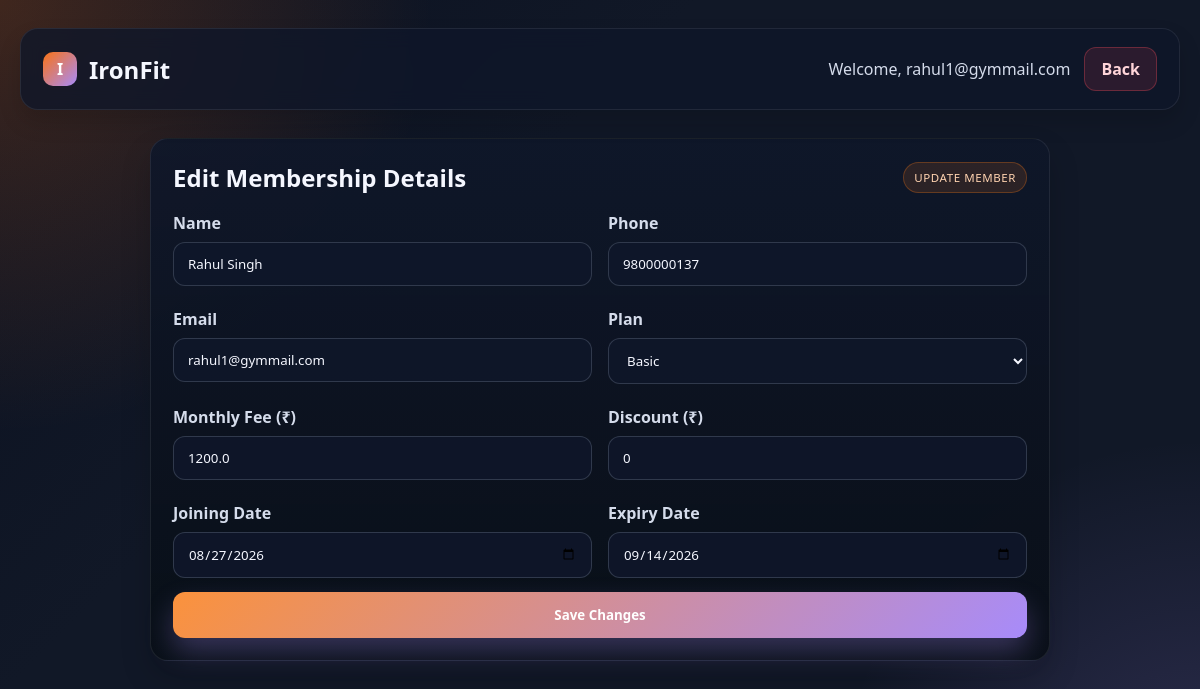
/edit_member/53 (signed in), run on the app's committed database.
### tables this page shows
CREATE TABLE members (
                id INTEGER PRIMARY KEY AUTOINCREMENT,
                name TEXT NOT NULL,
                phone TEXT,
                email TEXT,
                plan TEXT NOT NULL,
                fee REAL NOT NULL,
                joining_date TEXT NOT NULL,
                expiry_date TEXT NOT NULL
            , discount REAL DEFAULT 0);

### app.py (the view, shortened to what this page needs)
@app.route("/edit_member/<int:member_id>", methods=["GET", "POST"])
def edit_member(member_id):
    if not session.get("logged_in"):
        return redirect(url_for("login"))
    with get_db_connection() as conn:
        member = conn.execute("SELECT * FROM members WHERE id = ?", (member_id,)).fetchone()
    if member is None:
        flash("Member not found.", "danger")
        return redirect(url_for("dashboard"))
    return render_template("edit_member.html", member=dict(member), username=session.get("username", "Admin"))

### app.py (called while the page is built)
def get_db_connection():
    conn = sqlite3.connect(DB_NAME)
    conn.row_factory = sqlite3.Row
    return conn

### templates/edit_member.html (shortened to what this page needs)
<!DOCTYPE html>
<html lang="en">
  <head>
    <link rel="stylesheet" href="{{ url_for('static', filename='style.css') }}" />
  </head>
  <body class="dashboard-page">
    <nav class="topbar">
      <div class="brand-mini">
        <span class="brand-mark">I</span>
        <h2>IronFit</h2>
      </div>
      <div class="nav-right">
        <span>Welcome, {{ username }}</span>
        <a href="{{ url_for('dashboard') }}" class="logout-btn">Back</a>
      </div>
    </nav>
    <div class="container">
      <div class="panel form-panel" style="max-width: 900px; margin: 0 auto;">
        <div class="panel-head">
          <h3>Edit Membership Details</h3>
          <span class="chip">Update Member</span>
        </div>
        <form method="POST" action="{{ url_for('edit_member', member_id=member['id']) }}">
          <div class="form-grid">
            <div>
              <label>Name</label>
              <input type="text" name="name" value="{{ member['name'] }}" required />
            </div>
            <div>
              <label>Phone</label>
              <input type="text" name="phone" value="{{ member['phone'] or '' }}" />
            </div>
            <div>
              <label>Email</label>
              <input type="email" name="email" value="{{ member['email'] or '' }}" />
            </div>
            <div>
              <label>Plan</label>
              <select name="plan" required>
                <option value="Basic" {% if member['plan'] == 'Basic' %}selected{% endif %}>Basic</option>
              </select>
            </div>
            <div>
              <label>Monthly Fee (₹)</label>
              <input type="number" name="fee" min="0" step="0.01" value="{{ member['fee'] }}" required />
            </div>
            <div>
              <label>Discount (₹)</label>
              <input type="number" name="discount" min="0" step="0.01" value="{{ member['discount'] or 0 }}" />
            </div>
            <div>
              <label>Joining Date</label>
              <input type="date" name="joining_date" value="{{ member['joining_date'] }}" required />
            </div>
            <div>
              <label>Expiry Date</label>
              <input type="date" name="expiry_date" value="{{ member['expiry_date'] }}" required />
            </div>
          </div>
          <button type="submit" class="submit-btn">Save Changes</button>
        </form>
      </div>
    </div>
  </body>
</html>

### static/style.css (style rules this page uses)
:root { --bg-main: #0d1117; --bg-panel: rgba(18, 24, 33, 0.9); --bg-soft: rgba(30, 41, 59, 0.9); --card-border: rgba(255, 255, 255, 0.08); --text-main: #f5f7ff; --text-soft: #d5dceb; --primary: #f97316; --secondary: #fb923c; --accent: #facc15; --red: #ef4444; --blue: #38bdf8; --green: #22c55e; --purple: #a78bfa; --shadow: rgba(0, 0, 0, 0.32); }
* { margin: 0; padding: 0; box-sizing: border-box; font-family: "Segoe UI", Tahoma, Geneva, Verdana, sans-serif; }
body { background: radial-gradient(circle at top left, rgba(249, 115, 22, 0.22), transparent 30%), radial-gradient(circle at bottom right, rgba(167, 139, 250, 0.18), transparent 25%), linear-gradient(135deg, #0b1120, #111827 35%, #111827 100%); min-height: 100vh; color: var(--text-main); }
.login-form input, .form-grid input, .form-grid select { width: 100%; padding: 12px 14px; border-radius: 12px; border: 1px solid rgba(148, 163, 184, 0.25); background: rgba(15, 23, 42, 0.95); color: var(--text-main); outline: none; transition: border-color 0.2s ease, box-shadow 0.2s ease; }
.login-form button, .submit-btn, .logout-btn, .delete-btn { border: none; border-radius: 12px; cursor: pointer; font-weight: 700; transition: transform 0.2s ease, opacity 0.2s ease; }
.login-form button, .submit-btn { width: 100%; background: linear-gradient(135deg, var(--secondary), var(--purple)); color: white; padding: 14px 16px; margin-top: 8px; box-shadow: 0 14px 28px rgba(168, 139, 250, 0.28); }
.dashboard-page { padding: 28px 20px 40px; }
.topbar { max-width: 1240px; margin: 0 auto 28px; padding: 18px 22px; border-radius: 18px; background: rgba(15, 23, 42, 0.78); border: 1px solid var(--card-border); display: flex; justify-content: space-between; align-items: center; box-shadow: 0 12px 22px rgba(0, 0, 0, 0.15); backdrop-filter: blur(10px); }
.brand-mini { display: flex; align-items: center; gap: 12px; }
.brand-mark { display: inline-flex; align-items: center; justify-content: center; width: 34px; height: 34px; border-radius: 10px; background: linear-gradient(135deg, var(--primary), var(--purple)); font-weight: 800; color: white; }
.topbar h2 { font-size: 1.5rem; }
.nav-right { display: flex; align-items: center; gap: 14px; color: var(--text-soft); }
.logout-btn { text-decoration: none; background: rgba(255, 77, 90, 0.12); border: 1px solid rgba(255, 77, 90, 0.3); color: #ffd5d9; padding: 10px 16px; }
.container { max-width: 1240px; margin: 0 auto; }
.card, .panel { background: linear-gradient(180deg, rgba(15, 23, 42, 0.9), rgba(9, 15, 23, 0.96)); border: 1px solid var(--card-border); border-radius: 18px; padding: 22px; box-shadow: 0 15px 30px rgba(0, 0, 0, 0.18); }
.panel-head { display: flex; justify-content: space-between; align-items: center; gap: 12px; margin-bottom: 18px; }
.panel h3 { font-size: 1.5rem; }
.chip { display: inline-flex; align-items: center; padding: 7px 10px; border-radius: 999px; font-size: 0.72rem; letter-spacing: 0.05em; text-transform: uppercase; background: rgba(255, 122, 24, 0.12); color: #ffd3b0; border: 1px solid rgba(255, 122, 24, 0.28); }
.form-grid { display: grid; grid-template-columns: 1fr 1fr; gap: 16px; }
.form-grid label { display: block; margin-bottom: 8px; color: var(--text-soft); font-weight: 600; }
.form-grid input, .form-grid select { margin-bottom: 6px; }

### data on the page
members: email "rahul1@gymmail.com", name "Rahul Singh", phone "9800000137", fee "1200.0", discount "0", joining_date "08/27/2026", expiry_date "09/14/2026"
